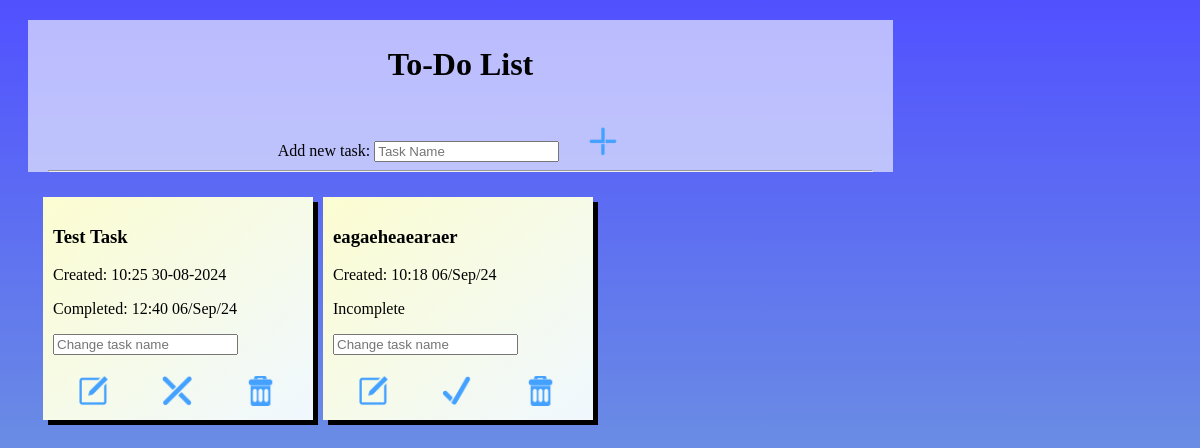
Before: / with the older database file.
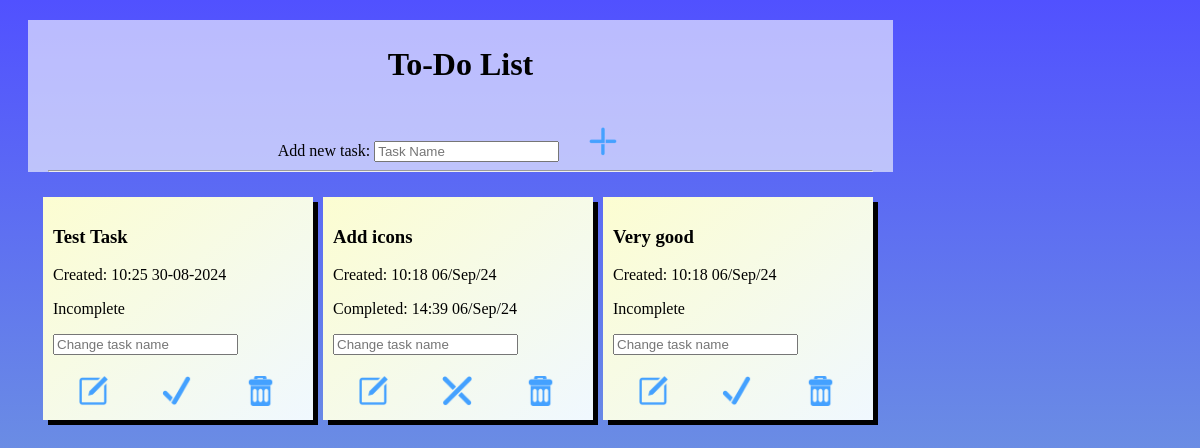
After: the same page with the newer database file.
### website/models.py (models this page shows)
class Todo(db.Model):
    id=db.Column(db.Integer, primary_key=True)
    task=db.Column(db.String(300), unique=True)
    complete=db.Column(db.Boolean, default=False)
    date=db.Column(db.String, default=datetime.now().strftime("%H:%M %d/%b/%y"))
    completed_date=db.Column(db.String, default="")

### website/views.py (the view)
@my_view.route("/")
def home():
    todo_list=Todo.query.all()
    error=request.args.get("error", None)
    message=request.args.get("message",None)
    return render_template("index.html", todo_list=todo_list, error=error, message=message)

### website/templates/index.html (shortened to what this page needs)
<!DOCTYPE html>
<html lang="en">
<head>
    <link rel="stylesheet" href="{{ url_for('static',filename='style.css')}}">
</head>
<body>
    <div class="top">
        <h1>To-Do List</h1>
        <form action="/add" method="post">
            <div>
                <label>Add new task:</label>
                <input type="text" name="task" placeholder="Task Name" maxlength="100" required>
                <button type="submit" class="iconbutton"><img src="{{ url_for('static',filename='addicon.png')}}" title="Add" alt="Add" class="icon"></button>
            </div>
        </form>
        <hr>
    </div>
    <div class="container">
    {% for todo in todo_list %}
        <div class="todo_box">
            <h3>{{todo.task}}</h3>
            <p>Created: {{todo.date}}</p>
            {% if todo.complete==False %}
                <p>Incomplete</p>
            {% else %}
                <p>Completed: {{todo.completed_date}}</p>
            {% endif %}
            <form action="/edit/{{ todo.id }}" method="post">
                <input type="text" name="edit" maxlength="100" placeholder="Change task name" required>
                <button type="submit" class="iconbutton"><img src="{{ url_for('static',filename='editicon.png')}}" title="Edit" alt="Edit" class="icon"></button>
            </form>
            {% if todo.complete==False %}
            <a href="/update/{{ todo.id }}"><button class="iconbutton"><img src="{{ url_for('static',filename='completeicon.png')}}" title="Complete" alt="Complete" class="icon"></button></a>
            {% else %}
            <a href="/update/{{ todo.id }}"><button class="iconbutton"><img src="{{ url_for('static',filename='incompleteicon.png')}}" title="Incomplete" alt="Incomplete" class="icon"></button></a>
            {% endif %}
            <a href="/delete/{{ todo.id }}"><button class="iconbutton"><img src="{{ url_for('static',filename='deleteicon.png')}}" title="Delete" alt="Delete" class="icon"></button></a>
            </div>
    {% endfor %}
    </div>
</body>
</html>

### website/static/style.css (style rules this page uses)
body { background-image: linear-gradient(rgb(81, 81, 255), rgb(126, 187, 207)); background-attachment:fixed; }
div.top { background-color:rgba(255, 255, 255, 0.608); max-width:825px; min-width:325px; margin:20px; padding-right:20px; padding-left:20px; padding-top:5px; text-align:center; font-family:Garamond }
div.container { padding-left:30px; display:grid; grid-template-columns: 280px 280px 280px; }
div.todo_box { background-image: linear-gradient(to bottom right, rgb(252, 253, 209), aliceblue); margin:5px; width:250px; display:inline-block; padding:10px; box-shadow: 5px 5px black; font-family:Garamond }
div.todo_box>form { display:inline; }
div.todo_box>form>input { display:block; }
h3 { word-wrap:break-word; }
img.icon { max-width:30px; max-height:30px; padding-top:5px; }
button.iconbutton { background:none; border:none; margin-top:15px; margin-right:19px; margin-left:19px; }

Changed rows visible on the page:
changed Todo "Test Task": complete: picture added; completed_date "12:40 06/Sep/24" → (not shown); complete: picture removed; complete "Completed:" → "Incomplete"
changed Todo: task "eagaeheaearaer" → "Add icons"; completed_date (not shown) → "14:39 06/Sep/24"; complete: picture added; complete: picture removed; complete "Incomplete" → "Completed:"
added Todo: task "Very good", date "10:18 06/Sep/24", complete "Incomplete"
